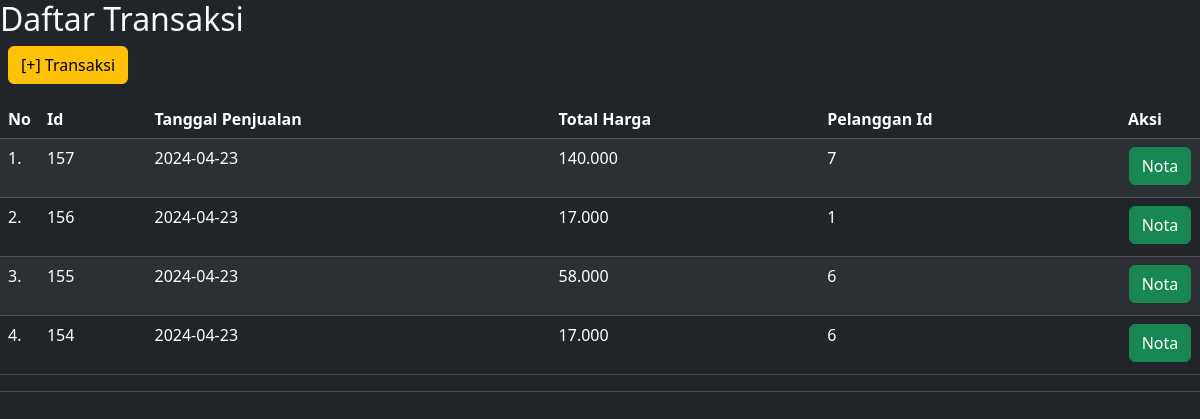
The app's page /transaksi/tampil_transaksi.php with its own data.
### tables this page shows
CREATE TABLE `penjualan` (
  `PenjualanID` int(11) NOT NULL,
  `TanggalPenjualan` date NOT NULL,
  `TotalHarga` decimal(10,2) NOT NULL,
  `Bayar` decimal(10,2) NOT NULL,
  `Kembali` decimal(10,2) NOT NULL,
  `PelangganID` int(11) NOT NULL
);

### transaksi/tampil_transaksi.php (the view, shortened to what this page needs)
<html>
<head>
<link rel="stylesheet" type="text/css" href="style.css">
<link href="https://cdn.jsdelivr.net/npm/bootstrap@5.3.2/dist/css/bootstrap.min.css" rel="stylesheet">
</head>
<body class="bg bg-dark text-light">
<h2>Daftar Transaksi</h2>
<?php
include "config.php";
?>
<a href="form_transaksi.php" class="btn btn-warning ms-2 mb-3">[+] Transaksi</a>
<table class="table table-dark table-striped">
  <thead class="">
<tr>
<th width="30px">No</th>
<th>Id</th>
<th>Tanggal Penjualan</th>
<th>Total Harga</th>
<th>Pelanggan Id</th>
<th>Aksi</th>
</tr>
</thead>
<tbody>
<?php
$sql="select * from penjualan order by PenjualanId desc";
$result=mysqli_query($koneksi,$sql);
$no=1;
while($data=mysqli_fetch_array($result))
{
?>
<td><?= $no ?>.</td>
<td><?= $data['PenjualanID'] ?></td>
<td><?= $data['TanggalPenjualan'] ?></td>
<td><?= number_format($data['TotalHarga'],0 , ',', '.') ?></td>
<td><?= $data['PelangganID'] ?></td>
<td align="center" width="80px">
  <a href="nota.php?id=<?=$data['PenjualanID'] ?>" class="btn btn-success mb-1">Nota</a>
</td>
<?php
$no++;
}
?>
</tbody>
<tfoot>
<tr>
<td colspan="8">
</td>
</tr>
</tfoot>
</table>
<br>
</body>
</html>

### style.css (style rules this page uses)
* { margin: 0 auto; padding: 0 auto; }
body { background: #eee; }

### records on screen
penjualan: PenjualanID "157", TanggalPenjualan "2024-04-23", TotalHarga "140.000", PelangganID "7"
penjualan: PenjualanID "156", TanggalPenjualan "2024-04-23", TotalHarga "17.000", PelangganID "1"
penjualan: PenjualanID "155", TanggalPenjualan "2024-04-23", TotalHarga "58.000", PelangganID "6"
penjualan: PenjualanID "154", TanggalPenjualan "2024-04-23", TotalHarga "17.000", PelangganID "6"
